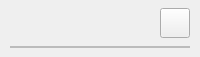
<?xml version="1.0" encoding="UTF-8"?>
<ui version="4.0">
 <class>DiWidget</class>
 <widget class="QWidget" name="DiWidget">
  <property name="minimumSize"><size><width>0</width><height>40</height></size></property>
  <property name="maximumSize"><size><width>16777215</width><height>57</height></size></property>
  <layout class="QGridLayout" name="gridLayout">
   <property name="leftMargin"><number>10</number></property>
   <property name="topMargin"><number>0</number></property>
   <property name="rightMargin"><number>10</number></property>
   <property name="bottomMargin"><number>0</number></property>
   <property name="spacing"><number>0</number></property>
   <item row="0" column="0">
    <widget class="QLabel" name="lbl_Index">
     <property name="minimumSize"><size><width>50</width><height>0</height></size></property>
     <property name="maximumSize"><size><width>50</width><height>16777215</height></size></property>
     <property name="font"><font><family>Times New Roman</family><pointsize>12</pointsize></font></property>
     <property name="text"><string/></property>
     <property name="alignment"><set>Qt::AlignCenter</set></property>
    </widget>
   </item>
   <item row="0" column="1">
    <widget class="QLabel" name="lbl_Name">
     <property name="font"><font><family>Times New Roman</family><pointsize>12</pointsize></font></property>
     <property name="text"><string/></property>
     <property name="alignment"><set>Qt::AlignLeading|Qt::AlignLeft|Qt::AlignVCenter</set></property>
    </widget>
   </item>
   <item row="0" column="2">
    <widget class="QPushButton" name="btn_Status">
     <property name="minimumSize"><size><width>25</width><height>25</height></size></property>
     <property name="maximumSize"><size><width>30</width><height>30</height></size></property>
     <property name="text"><string/></property>
     <property name="checkable"><bool>true</bool></property>
    </widget>
   </item>
   <item row="1" column="0" colspan="3">
    <widget class="QFrame" name="frame">
     <property name="minimumSize"><size><width>0</width><height>2</height></size></property>
     <property name="maximumSize"><size><width>16777215</width><height>2</height></size></property>
     <property name="styleSheet"><string notr="true">QFrame{border: 1px solid #BBBBBB;}</string></property>
     <property name="frameShape"><enum>QFrame::StyledPanel</enum></property>
     <property name="frameShadow"><enum>QFrame::Raised</enum></property>
    </widget>
   </item>
  </layout>
 </widget>
</ui>
